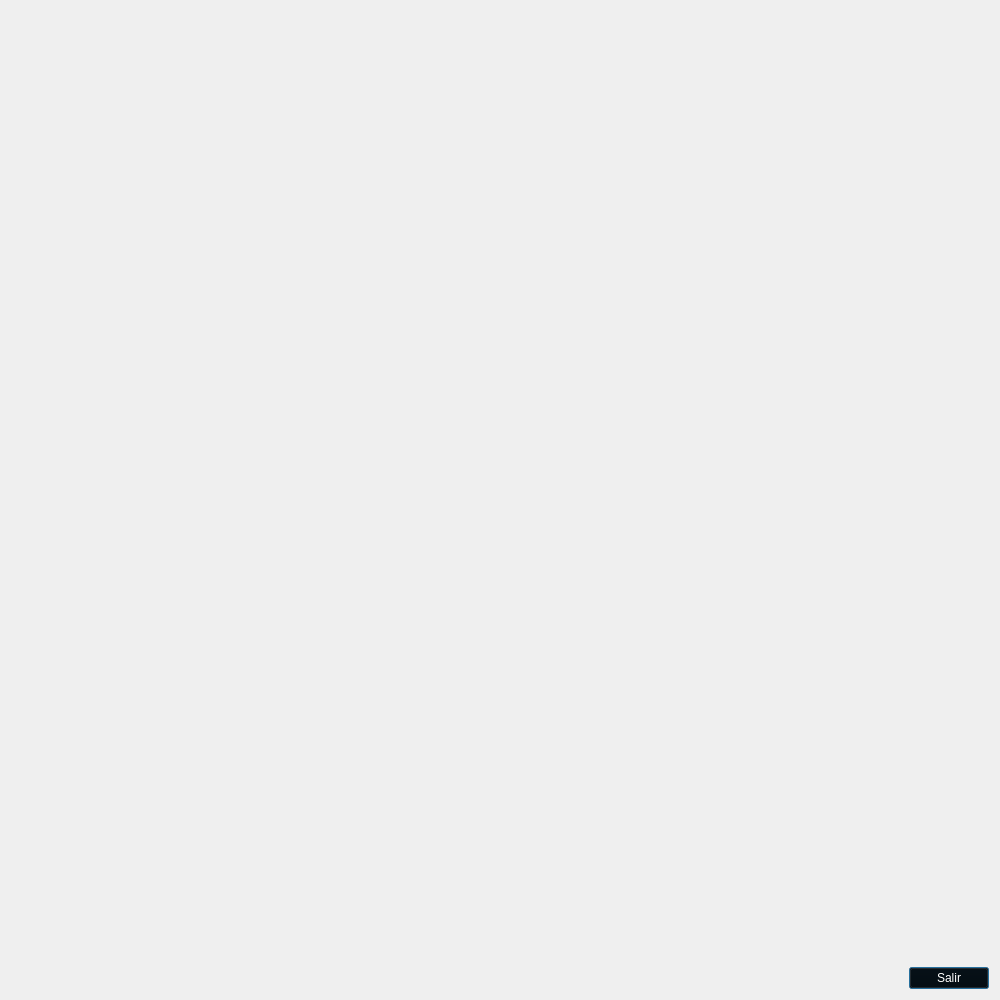
<?xml version="1.0" encoding="UTF-8"?>
<ui version="4.0">
 <class>Dialog</class>
 <widget class="QDialog" name="Dialog">
  <property name="geometry">
   <rect>
    <x>0</x>
    <y>0</y>
    <width>1000</width>
    <height>1000</height>
   </rect>
  </property>
  <property name="windowTitle">
   <string>Conjunto de Mndelbrot: Jorge Cisneros de la Torre 20130789</string>
  </property>
  <property name="styleSheet">
   <string notr="true">background-image: url(:/fondo.jpg);</string>
  </property>
  <layout class="QGridLayout" name="gridLayout">
   <item row="1" column="0">
    <spacer name="horizontalSpacer">
     <property name="orientation">
      <enum>Qt::Horizontal</enum>
     </property>
     <property name="sizeHint" stdset="0">
      <size>
       <width>493</width>
       <height>20</height>
      </size>
     </property>
    </spacer>
   </item>
   <item row="1" column="1">
    <widget class="QPushButton" name="pushButton">
     <property name="styleSheet">
      <string notr="true">background-color: rgb(0, 0, 0);
color: rgb(255, 255, 255);</string>
     </property>
     <property name="text">
      <string>Salir</string>
     </property>
    </widget>
   </item>
   <item row="0" column="1">
    <spacer name="verticalSpacer">
     <property name="orientation">
      <enum>Qt::Vertical</enum>
     </property>
     <property name="sizeHint" stdset="0">
      <size>
       <width>20</width>
       <height>550</height>
      </size>
     </property>
    </spacer>
   </item>
  </layout>
 </widget>
 <resources/>
 <connections/>
</ui>
